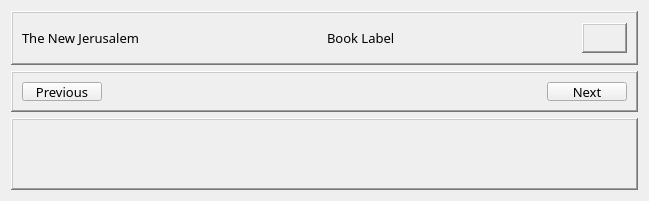
          <widget class="QWidget" name="njb_tab">
           <attribute name="title">
            <string>New Jerusalem Bible</string>
           </attribute>
           <layout class="QVBoxLayout" name="verticalLayout">
            <item>
             <widget class="QFrame" name="New_Jerusalem_Upper_Frame">
              <property name="minimumSize">
               <size>
                <width>627</width>
                <height>54</height>
               </size>
              </property>
              <property name="maximumSize">
               <size>
                <width>16777215</width>
                <height>54</height>
               </size>
              </property>
              <property name="frameShape">
               <enum>QFrame::Shape::WinPanel</enum>
              </property>
              <property name="frameShadow">
               <enum>QFrame::Shadow::Raised</enum>
              </property>
              <layout class="QHBoxLayout" name="horizontalLayout_13">
               <item>
                <widget class="QLabel" name="njb_version_label">
                 <property name="font">
                  <font>
                   <family>Segoe Print</family>
                   <pointsize>10</pointsize>
                   <italic>false</italic>
                   <bold>false</bold>
                  </font>
                 </property>
                 <property name="text">
                  <string>The New Jerusalem</string>
                 </property>
                </widget>
               </item>
               <item>
                <widget class="QLabel" name="njb_book_label">
                 <property name="maximumSize">
                  <size>
                   <width>16777215</width>
                   <height>31</height>
                  </size>
                 </property>
                 <property name="font">
                  <font>
                   <family>Segoe Print</family>
                   <pointsize>10</pointsize>
                   <italic>false</italic>
                   <bold>false</bold>
                  </font>
                 </property>
                 <property name="text">
                  <string>Book Label</string>
                 </property>
                 <property name="indent">
                  <number>25</number>
                 </property>
                </widget>
               </item>
               <item>
                <widget class="QLabel" name="njb_chapter_label">
                 <property name="minimumSize">
                  <size>
                   <width>45</width>
                   <height>30</height>
                  </size>
                 </property>
                 <property name="maximumSize">
                  <size>
                   <width>45</width>
                   <height>30</height>
                  </size>
                 </property>
                 <property name="font">
                  <font>
                   <family>Segoe Print</family>
                   <pointsize>10</pointsize>
                   <italic>false</italic>
                   <bold>false</bold>
                  </font>
                 </property>
                 <property name="frameShape">
                  <enum>QFrame::Shape::WinPanel</enum>
                 </property>
                 <property name="frameShadow">
                  <enum>QFrame::Shadow::Raised</enum>
                 </property>
                 <property name="text">
                  <string/>
                 </property>
                </widget>
               </item>
              </layout>
             </widget>
            </item>
            <item>
             <widget class="QFrame" name="New_Jerusalem_Lower_Frame">
              <property name="maximumSize">
               <size>
                <width>16777215</width>
                <height>41</height>
               </size>
              </property>
              <property name="frameShape">
               <enum>QFrame::Shape::WinPanel</enum>
              </property>
              <property name="frameShadow">
               <enum>QFrame::Shadow::Raised</enum>
              </property>
              <layout class="QHBoxLayout" name="horizontalLayout_8">
               <item alignment="Qt::AlignmentFlag::AlignLeft">
                <widget class="QPushButton" name="njb_previous_pushButton">
                 <property name="maximumSize">
                  <size>
                   <width>103</width>
                   <height>24</height>
                  </size>
                 </property>
                 <property name="font">
                  <font>
                   <family>Segoe Print</family>
                   <pointsize>10</pointsize>
                   <italic>false</italic>
                   <bold>false</bold>
                  </font>
                 </property>
                 <property name="styleSheet">
                  <string notr="true"/>
                 </property>
                 <property name="text">
                  <string>Previous</string>
                 </property>
                </widget>
               </item>
               <item alignment="Qt::AlignmentFlag::AlignRight">
                <widget class="QPushButton" name="njb_next_pushButton">
                 <property name="maximumSize">
                  <size>
                   <width>102</width>
                   <height>24</height>
                  </size>
                 </property>
                 <property name="font">
                  <font>
                   <family>Segoe Print</family>
                   <pointsize>10</pointsize>
                   <italic>false</italic>
                   <bold>false</bold>
                  </font>
                 </property>
                 <property name="styleSheet">
                  <string notr="true"/>
                 </property>
                 <property name="text">
                  <string>Next</string>
                 </property>
                </widget>
               </item>
              </layout>
             </widget>
            </item>
            <item>
             <widget class="QScrollArea" name="njb_ScrollArea">
              <property name="minimumSize">
               <size>
                <width>0</width>
                <height>0</height>
               </size>
              </property>
              <property name="styleSheet">
               <string notr="true"/>
              </property>
              <property name="frameShape">
               <enum>QFrame::Shape::WinPanel</enum>
              </property>
              <property name="frameShadow">
               <enum>QFrame::Shadow::Raised</enum>
              </property>
              <property name="widgetResizable">
               <bool>true</bool>
              </property>
              <widget class="QWidget" name="njb_ScrollAreaContents">
               <property name="geometry">
                <rect>
                 <x>0</x>
                 <y>0</y>
                 <width>613</width>
                 <height>360</height>
                </rect>
               </property>
               <layout class="QHBoxLayout" name="horizontalLayout_3">
                <item>
                 <layout class="QGridLayout" name="njb_gridLayout"/>
                </item>
               </layout>
              </widget>
             </widget>
            </item>
           </layout>
          </widget>
